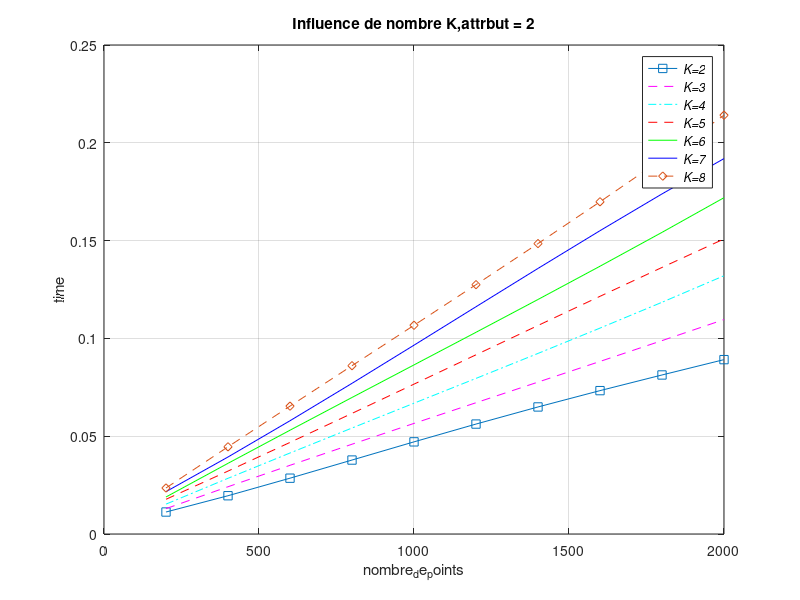

Reproduce this figure in MATLAB.
close 
clear
clc
%% attrbut = 2, influence sur le nombre de K
%K=2
x1 = 200:200:2000;
y1 = [0.011232 0.019627 0.028521 0.03728 0.04832 0.055526 0.064093 0.074792 0.080475 0.089315];
p = polyfit(x1,y1,5);
a1 = 200:200:2000;
b1 = polyval(p,a1);

figure(1)
plot(a1,b1,'square-');
grid on
hold on

%K = 3
x2 = 200:200:2000;
y2 = [0.013108 0.023809 0.035607 0.045333 0.056686 0.067058 0.078307 0.088123 0.098163 0.109994];
p = polyfit(x2,y2,3);
a2 = 200:200:2000;
b2 = polyval(p,a2);

figure(1)
plot(a2,b2,'m--');

%K = 4
x3 = 200:200:2000;
y3 = [0.015389 0.028128 0.041475 0.054078 0.068477 0.078078 0.091376 0.106436 0.118654 0.131741];
p = polyfit(x3,y3,3);
a3 = 200:200:2000;
b3 = polyval(p,a3);

figure(1)
plot(a3,b3,'c-.');

%K = 5
x4 = 200:200:2000;
y4 = [0.017502 0.032784 0.046682 0.060991 0.076926 0.091489 0.107486 0.120647 0.136479 0.150868 ];
p = polyfit(x4,y4,3);
a4 = 200:200:2000;
b4 = polyval(p,a4);

figure(1)
plot(a4,b4,'r--');

%K = 6
x5 = 200:200:2000;
y5 = [0.018939 0.036078 0.053331 0.069354 0.08646 0.103232 0.12014 0.137161 0.153468 0.172252];
p = polyfit(x5,y5,3);
a5 = 200:200:2000;
b5 = polyval(p,a5);

figure(1)
plot(a5,b5,'g-');

%K = 7
x6 = 200:200:2000;
y6 = [0.021052 0.039687 0.059026 0.077382 0.095219 0.11648 0.133387 0.157159 0.175042 0.190867];
p = polyfit(x6,y6,3);
a6 = 200:200:2000;
b6 = polyval(p,a6);


figure(1)
plot(a6,b6,'b-');

%K = 8
x7 = 200:200:2000;
y7 = [0.02331 0.044469 0.066469 0.085985 0.105384 0.127174 0.149376 0.170583 0.190736 0.214313];
p = polyfit(x7,y7,3);
a7 = 200:200:2000;
b7 = polyval(p,a7);


figure(1)
plot(a7,b7,'diamond--');





legend('\itK=2','\itK=3','\itK=4','\itK=5','\itK=6','\itK=7','\itK=8');

xlabel('nombre_de_points'),ylabel('time')
title('Influence de nombre K,attrbut = 2')